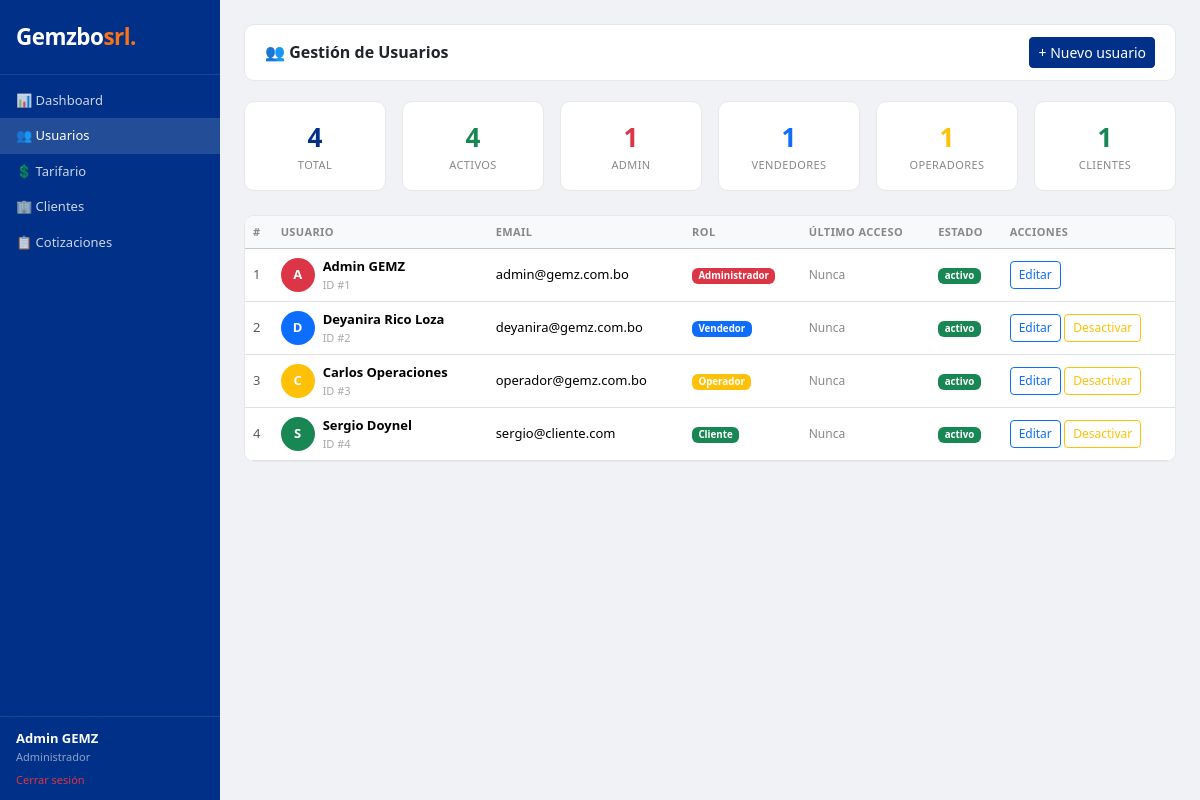
/usuarios.php (signed in), run on the app's committed database.
### tables this page shows
CREATE TABLE usuarios (
  id              INT UNSIGNED     NOT NULL AUTO_INCREMENT,
  rol_id          TINYINT UNSIGNED NOT NULL,
  nombre          VARCHAR(120)     NOT NULL,
  email           VARCHAR(120)     NOT NULL,
  password_hash   VARCHAR(255)     NOT NULL,
  fecha_creacion  DATETIME         NOT NULL DEFAULT CURRENT_TIMESTAMP,
  ultimo_acceso   DATETIME             NULL,
  estado          ENUM('activo','inactivo') NOT NULL DEFAULT 'activo',
  PRIMARY KEY (id),
  UNIQUE KEY uq_email (email),
  CONSTRAINT fk_usuarios_rol FOREIGN KEY (rol_id) REFERENCES roles (id)
);

CREATE TABLE roles (
  id            TINYINT UNSIGNED NOT NULL AUTO_INCREMENT,
  nombre_rol    ENUM('Administrador','Vendedor','Operador','Cliente') NOT NULL,
  descripcion   VARCHAR(255)     NOT NULL,
  PRIMARY KEY (id),
  UNIQUE KEY uq_nombre_rol (nombre_rol)
);

### classes/Auth.php (called while the page is built, shortened)
<?php
class Auth
{
    public static function user(): array
    {
        return [
            'id'        => (int) ($_SESSION['user_id']    ?? 0),
            'nombre'    => $_SESSION['nombre']     ?? '',
            'email'     => $_SESSION['email']      ?? '',
            'rol_id'    => (int) ($_SESSION['rol_id']     ?? 0),
            'nombre_rol'=> $_SESSION['nombre_rol'] ?? '',
        ];
    }
}

### usuarios.php (the view, shortened to what this page needs)
<?php
$db   = Database::getInstance();
$user = Auth::user();
$usuarios = $db->query(
    "SELECT u.*, r.nombre_rol FROM usuarios u JOIN roles r ON r.id = u.rol_id ORDER BY u.id"
)->fetchAll();
$stats = [
    'total'    => count($usuarios),
    'activos'  => count(array_filter($usuarios, fn($u) => $u['estado'] === 'activo')),
    'admin'    => count(array_filter($usuarios, fn($u) => $u['rol_id'] == ROL_ADMIN)),
    'vendedor' => count(array_filter($usuarios, fn($u) => $u['rol_id'] == ROL_VENDEDOR)),
    'operador' => count(array_filter($usuarios, fn($u) => $u['rol_id'] == ROL_OPERADOR)),
    'cliente'  => count(array_filter($usuarios, fn($u) => $u['rol_id'] == ROL_CLIENTE)),
];
$colores = ['Administrador'=>'danger','Vendedor'=>'primary','Operador'=>'warning','Cliente'=>'success'];
?>
<!DOCTYPE html>
<html lang="es">
<head>
<link href="https://cdn.jsdelivr.net/npm/bootstrap@5.3.3/dist/css/bootstrap.min.css" rel="stylesheet">
</head>
<body>
<div class="sidebar">
  <div class="brand"><div class="brand-name">Gemzbo<span>srl.</span></div></div>
  <nav class="pt-2">
    <a href="dashboard.php"    class="nav-link">📊 Dashboard</a>
    <a href="usuarios.php"     class="nav-link active">👥 Usuarios</a>
    <a href="tarifario.php"    class="nav-link">💲 Tarifario</a>
    <a href="clientes.php"     class="nav-link">🏢 Clientes</a>
    <a href="cotizaciones.php" class="nav-link">📋 Cotizaciones</a>
  </nav>
  <div class="user-box">
    <div class="uname"><?= htmlspecialchars($user['nombre']) ?></div>
    <div class="urole"><?= htmlspecialchars($user['nombre_rol']) ?></div>
    <a href="logout.php" class="text-danger text-decoration-none" style="font-size:11px;display:block;margin-top:.4rem">Cerrar sesión</a>
  </div>
</div>
<div class="main">
  <div class="topbar">
    <h4>👥 Gestión de Usuarios</h4>
    <button class="btn btn-primary btn-sm" data-bs-toggle="modal" data-bs-target="#modalCrear">+ Nuevo usuario</button>
  </div>
  <div class="row g-3 mb-4">
    <div class="col"><div class="stat-card"><div class="val"><?= $stats['total'] ?></div><div class="lbl">Total</div></div></div>
    <div class="col"><div class="stat-card"><div class="val text-success"><?= $stats['activos'] ?></div><div class="lbl">Activos</div></div></div>
    <div class="col"><div class="stat-card"><div class="val text-danger"><?= $stats['admin'] ?></div><div class="lbl">Admin</div></div></div>
    <div class="col"><div class="stat-card"><div class="val text-primary"><?= $stats['vendedor'] ?></div><div class="lbl">Vendedores</div></div></div>
    <div class="col"><div class="stat-card"><div class="val text-warning"><?= $stats['operador'] ?></div><div class="lbl">Operadores</div></div></div>
    <div class="col"><div class="stat-card"><div class="val text-success"><?= $stats['cliente'] ?></div><div class="lbl">Clientes</div></div></div>
  </div>
  <div class="table-card">
    <div class="table-responsive">
      <table class="table table-hover mb-0">
        <thead class="table-light">
          <tr><th>#</th><th>Usuario</th><th>Email</th><th>Rol</th><th>Último acceso</th><th>Estado</th><th>Acciones</th></tr>
        </thead>
        <tbody>
        <?php foreach ($usuarios as $u):
          $inicial = mb_strtoupper(mb_substr($u['nombre'],0,1));
          $colRol  = ['Administrador'=>'#dc3545','Vendedor'=>'#0d6efd','Operador'=>'#ffc107','Cliente'=>'#198754'];
          $bg      = $colRol[$u['nombre_rol']] ?? '#6c757d';
        ?>
        <tr>
          <td class="text-muted"><?= $u['id'] ?></td>
          <td>
            <div class="d-flex align-items-center gap-2">
              <div class="avatar" style="background:<?= $bg ?>"><?= $inicial ?></div>
              <div>
                <div style="font-weight:600"><?= htmlspecialchars($u['nombre']) ?></div>
                <div style="font-size:11px;color:#aaa">ID #<?= $u['id'] ?></div>
              </div>
            </div>
          </td>
          <td><?= htmlspecialchars($u['email']) ?></td>
          <td><span class="badge bg-<?= $colores[$u['nombre_rol']] ?? 'secondary' ?>"><?= $u['nombre_rol'] ?></span></td>
          <td style="font-size:12px;color:#888"><?= $u['ultimo_acceso'] ? date('d/m/Y H:i', strtotime($u['ultimo_acceso'])) : 'Nunca' ?></td>
          <td>
            <span class="badge bg-<?= $u['estado']==='activo'?'success':'secondary' ?>">
              <?= $u['estado'] ?>
            </span>
          </td>
          <td>
            <button class="btn btn-outline-primary btn-sm" style="font-size:12px"
              onclick="editarUsuario(<?= htmlspecialchars(json_encode($u)) ?>)">Editar</button>
            <?php if ($u['id'] !== $user['id']): ?>
            <form method="POST" class="d-inline">
              <button type="submit" class="btn btn-sm btn-outline-<?= $u['estado']==='activo'?'warning':'success' ?>" style="font-size:12px">
                <?= $u['estado']==='activo'?'Desactivar':'Activar' ?>
              </button>
            </form>
            <?php endif; ?>
          </td>
        </tr>
        <?php endforeach; ?>
        </tbody>
      </table>
    </div>
  </div>
</div>
</body>
</html>

### usuarios.php (style rules this page uses)
body { background:#f0f2f5;font-family:'Segoe UI',sans-serif }
.sidebar { background:#003087;min-height:100vh;width:220px;position:fixed;top:0;left:0;z-index:100 }
.sidebar .brand { padding:1.25rem 1rem;border-bottom:1px solid rgba(255,255,255,.1) }
.sidebar .brand-name { font-size:1.4rem;font-weight:700;color:#fff;letter-spacing:-.5px }
.sidebar .brand-name span { color:#f97316 }
.sidebar a.nav-link { color:rgba(255,255,255,.8);padding:.5rem 1rem;font-size:13px;display:block;text-decoration:none }
.sidebar a.nav-link:hover,.sidebar a.nav-link.active { background:rgba(255,255,255,.14);color:#fff }
.sidebar .user-box { position:absolute;bottom:0;left:0;right:0;padding:.75rem 1rem;border-top:1px solid rgba(255,255,255,.1) }
.sidebar .user-box .uname { color:#fff;font-weight:600;font-size:13px }
.sidebar .user-box .urole { color:rgba(255,255,255,.55);font-size:11px }
.main { margin-left:220px;padding:1.5rem }
.topbar { background:#fff;border-radius:10px;padding:.75rem 1.25rem;margin-bottom:1.25rem;display:flex;justify-content:space-between;align-items:center;border:1px solid #e8e8e8 }
.topbar h4 { margin:0;font-size:16px;font-weight:600 }
.stat-card { background:#fff;border-radius:10px;padding:1rem 1.25rem;border:1px solid #e8e8e8;text-align:center }
.stat-card .val { font-size:26px;font-weight:700;color:#003087 }
.stat-card .lbl { font-size:11px;color:#888;text-transform:uppercase;letter-spacing:.4px }
.table-card { background:#fff;border-radius:10px;border:1px solid #e8e8e8;overflow:hidden }
.table th { font-size:11px;text-transform:uppercase;letter-spacing:.4px;color:#888;font-weight:600;border-top:0 }
.table td { font-size:13px;vertical-align:middle }
.btn-primary { background:#003087;border-color:#003087 }
.avatar { width:34px;height:34px;border-radius:50%;display:inline-flex;align-items:center;justify-content:center;font-weight:700;font-size:13px;color:#fff;flex-shrink:0 }

### data on the page
usuarios: nombre "Admin GEMZ", id "1", nombre "A", email "admin@gemz.com.bo", rol.nombre_rol "Administrador", shows "Nunca", estado "activo"
roles: nombre_rol "Administrador"
usuarios: id "2", nombre "D", nombre "Deyanira Rico Loza", email "deyanira@gemz.com.bo", rol.nombre_rol "Vendedor", shows "Nunca", estado "activo", shows "Desactivar"
usuarios: id "3", nombre "C", nombre "Carlos Operaciones", email "operador@gemz.com.bo", rol.nombre_rol "Operador", shows "Nunca", estado "activo", shows "Desactivar"
usuarios: id "4", nombre "S", nombre "Sergio Doynel", email "sergio@cliente.com", rol.nombre_rol "Cliente", shows "Nunca", estado "activo", shows "Desactivar"

### other printed values
$stats['total'] "4"
$stats['activos'] "4"
$stats['admin'] "1"
$stats['vendedor'] "1"
$stats['operador'] "1"
$stats['cliente'] "1"
